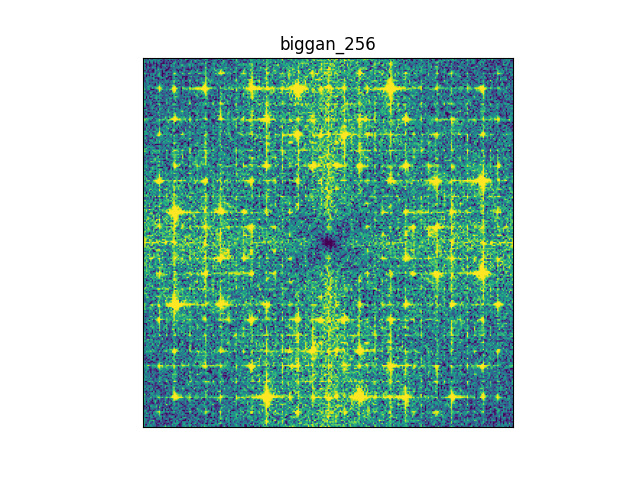
#> input picture biggan_256.png, 640 x 480 px, given as the content of the folder TestSet, which was not available
$ python pnru_altri_filtri.py
#> lines starting #> are read from the running program, lines starting #| are printed output that depends on the picture; pictures that were not available may be replaced by others from this repository, and a replacement may not be noted
### filtri.py
import cv2
import numpy as np
from PIL import Image
from scipy.ndimage import gaussian_filter
from skimage import io, img_as_float, restoration
import pywt
from scipy.signal import wiener

def median_filtering(img_path, kernel_size=5):
#> called with img_path = 'TestSet/biggan_256.png/biggan_256.png', kernel_size = 5
    image = cv2.imread(img_path, cv2.IMREAD_GRAYSCALE)
#> image: shape (480, 640); min 0, max 255, mean 193.7
    denoised_image = cv2.medianBlur(image, kernel_size)
    residual = image - denoised_image
    return residual

def bilateral_filtering(img_path, diameter=9, sigma_color=75, sigma_space=75):
    image = cv2.imread(img_path, cv2.IMREAD_GRAYSCALE)
    denoised_image = cv2.bilateralFilter(image, diameter, sigma_color, sigma_space)
    residual = image - denoised_image
    return residual

def adaptive_noise_filter(image_path):
    # Read the image
    image = cv2.imread(image_path, 0)  # 0 to read image in grayscale

    # Estimate the local mean and variance
    mean = cv2.blur(image, (3, 3))
    mean_sq = cv2.blur(image**2, (3, 3))
    variance = mean_sq - mean**2

    # Estimate the noise variance
    noise_variance = np.mean(np.var(image))

    # Apply the adaptive Wiener filter
    with np.errstate(divide='ignore', invalid='ignore'):
        result = mean + np.where(variance == 0, 0,
                                 (variance - noise_variance) / variance) * (image - mean)
        # Where variance is zero, output mean instead of dividing by zero
        result[variance == 0] = mean[variance == 0]

    # The estimated noise is the difference between the original and the result
    noise = image - result

    return noise.astype(np.uint8)


def gaussian_filter(image_path):

    image = cv2.imread(image_path, 0)

    denoised_image = cv2.GaussianBlur(image, (5, 5), 1)

    # Compute the residual (noise)
    residual = image - denoised_image

    return np.array(residual)


def wavelet_denoise(image, wavelet='db1', level=1):
    # Convert image to float
    image = cv2.imread(image, 0)
    image = image.astype(float)

    # Decompose the image into wavelet components
    coeffs = pywt.wavedec2(image, wavelet, level=level)

    # Thresholding function
    def threshold(coeffs, median):
        return pywt.threshold(coeffs, median, mode='soft')

    # Apply a threshold to the detail coefficients
    coeffs_thresh = [coeffs[0]] + [(threshold(cH, np.median(np.abs(cH))),
                                    threshold(cV, np.median(np.abs(cV))),
                                    threshold(cD, np.median(np.abs(cD))))
                                   for cH, cV, cD in coeffs[1:]]

    # Reconstruct the image from the thresholded coefficients
    denoised_image = pywt.waverec2(coeffs_thresh, wavelet)

    # Clip values to be in the range [0, 1]
    denoised_image = np.clip(denoised_image, 0, 1)


    residual = image - denoised_image
    return residual


def non_local_means_filter(image_path):

    image = io.imread(image_path, as_gray=True)


    sigma_est = np.mean(restoration.estimate_sigma(image))
    denoised_image = restoration.denoise_nl_means(image, h=1.15 * sigma_est, fast_mode=True,
                                                patch_size=5, patch_distance=6)

    residual = image - denoised_image
    return residual


def wiener_filter(image_path):
    image = cv2.imread(image_path, 0)
    image = image.astype(float)
    filtered_image = wiener(image, (5, 5))

    residual = image - filtered_image
    return residual

### fingerprint.py
import numpy as np
from scipy import ndimage
from copy import deepcopy
import torch

# [35 lines left out: functions remove_cross, find_fingerprint, not called in this run]


def bandpass_filter(image):
    # Kernel per il filtro passa-basso (media)
    """
    low_threshold = 10
    high_threshold = 9
    lowpass_kernel = np.ones((low_threshold, low_threshold)) / (low_threshold * low_threshold)

    # Applicazione del filtro passa-basso
    lowpass_image = ndimage.convolve(image, lowpass_kernel)
    """
    # Kernel per il filtro passa-alto
    highpass_kernel = np.array([[-1, -1, -1],
                                [-1,  8, -1],
                                [-1, -1, -1]])

    # Applicazione del filtro passa-alto all'immagine originale
    highpass_image = ndimage.convolve(image, highpass_kernel)

    # Combinazione dei risultati per ottenere l'effetto passa-banda
    #bandpass_image = lowpass_image + highpass_image

    return highpass_image


def normalization_fft_2(pic):
    im = np.float32(deepcopy(np.asarray(pic))) / 255.0

    # Gestione delle immagini in scala di grigi e a colori
    if len(im.shape) == 2:  # Immagine in scala di grigi
        channels = 1
    else:  # Immagine a colori
        channels = im.shape[2]

    for i in range(channels):
        if channels == 1:  # Per immagini in scala di grigi
            img = im
        else:  # Per immagini a colori
            img = im[:, :, i]

        fft_img = np.fft.fft2(img)
        fft_img = np.fft.fftshift(fft_img)
        fft_img = np.log(np.abs(fft_img) + 1e-3)
        fft_min = np.percentile(fft_img, 5)
        fft_max = np.percentile(fft_img, 95)
        if (fft_max - fft_min) > 0:
            fft_img = (fft_img - fft_min) / (fft_max - fft_min)
        else:
            #print('Intervallo di normalizzazione non valido.')
            fft_img = (fft_img - fft_min) / (np.finfo(float).eps)

        fft_img = (fft_img - 0.5) * 2
        fft_img[fft_img < -1] = -1
        fft_img[fft_img > 1] = 1

        if channels == 1:
            im = fft_img
        else:
            im[:, :, i] = fft_img

    return im


# [36 lines left out: functions normalization_fft, normalization_residue3, not called in this run]

### pnru_altri_filtri.py
import os
from filtri import median_filtering, bilateral_filtering, adaptive_noise_filter, gaussian_filter, wavelet_denoise, non_local_means_filter, wiener_filter
import numpy as np
import matplotlib.pyplot as plt
from fingerprint import remove_cross, find_fingerprint, bandpass_filter, normalization_fft_2

cartella_input = os.listdir("TestSet")#"biggan_512"
cartella_target = "best_plots_altri_filtri_reverse/"


for cartella in cartella_input:
    if cartella == ".DS_Store":
        continue

    lista_immagini = os.listdir(f"TestSet/{cartella}")


    median = []
    bilateral = []
    adaptive = []
    gaussian = []
    wave = []
    non_local = []
    wiener = []


    # mi restituisce direttamente il residuo per ogni filtro
    for i in lista_immagini:
        immagine = f"TestSet/{cartella}/{i}"
        # Median filter
        rumore_median = median_filtering(immagine)
        rumore_median_senza_dc = rumore_median - np.mean(rumore_median)
        median.append(bandpass_filter(rumore_median_senza_dc))

        # Bilateral filter
        rumore_bilateral = bilateral_filtering(immagine)
        rumore_bilateral_senza_dc = rumore_bilateral - np.mean(rumore_bilateral)
        bilateral.append(bandpass_filter(rumore_bilateral_senza_dc))

        # Adaptive filter
        rumore_adaptive = adaptive_noise_filter(immagine)
#> in adaptive_noise_filter, `variance = mean_sq - mean**2`:
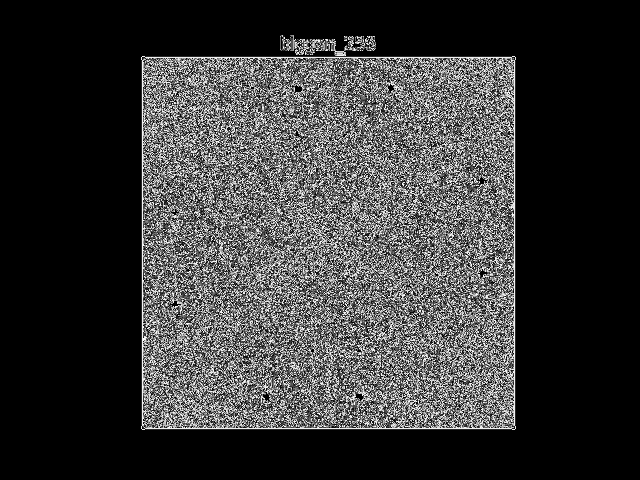
#> variance: shape (480, 640); min 0, max 255, mean 55.5
#> in adaptive_noise_filter, `noise_variance = np.mean(np.var(image))`: noise_variance = 5292.2
        rumore_adaptive_senza_dc = rumore_adaptive - np.mean(rumore_adaptive)
        adaptive.append(bandpass_filter(rumore_adaptive_senza_dc))

        # Gaussian filter
        rumore_gaussian = gaussian_filter(immagine)
        rumore_gaussian_senza_dc = rumore_gaussian - np.mean(rumore_gaussian)
        gaussian.append(bandpass_filter(rumore_gaussian_senza_dc))
#> in bandpass_filter (call 4), `highpass_image = ndimage.convolve(image, highpass_kernel)`:
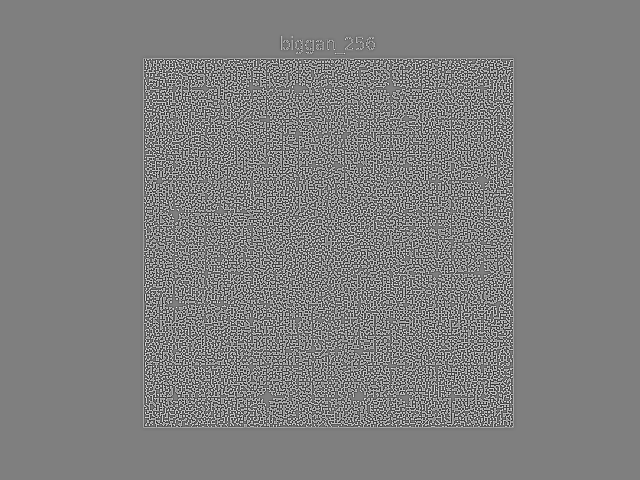
#> highpass_image: shape (480, 640) float64; min -2024, max 2023, mean 0; drawn with min black and max white

        # Wavelet denoise
        rumore_wave = wavelet_denoise(immagine)
#> in wavelet_denoise, `coeffs = pywt.wavedec2(image, wavelet, level=level)`: coeffs = 2 items
#> in wavelet_denoise, `denoised_image = np.clip(denoised_image, 0, 1)`:
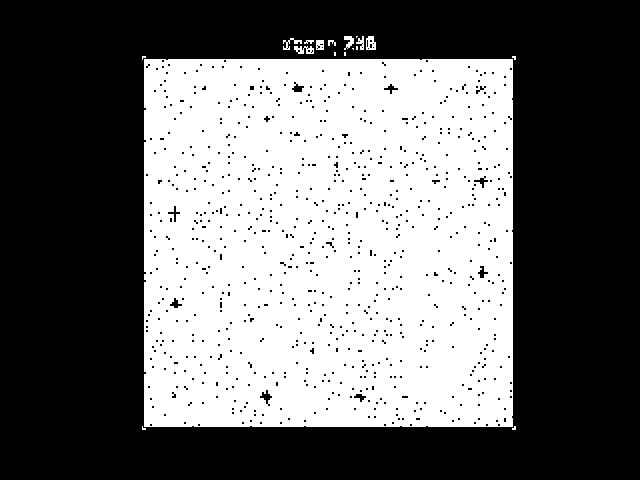
#> denoised_image: shape (480, 640) float64; 56.57% of the values are NaN or infinite; the others: min 0, max 1, mean 0.991; drawn with min black, max white, NaN and infinite black
        rumore_wave_senza_dc = rumore_wave - np.mean(rumore_wave)
#> rumore_wave_senza_dc: shape (480, 640) float64; every value is NaN or infinite
        wave.append(bandpass_filter(rumore_wave_senza_dc))

        # Non-local means filter
        rumore_non_local = non_local_means_filter(immagine)
#> in non_local_means_filter, `sigma_est = np.mean(restoration.estimate_sigma(image))`: sigma_est = 1.14e-33
        rumore_non_local_senza_dc = rumore_non_local - np.mean(rumore_non_local)
        non_local.append(bandpass_filter(rumore_non_local_senza_dc))

        # Wiener filter
        rumore_wiener = wiener_filter(immagine)
#> in wiener_filter, `residual = image - filtered_image`:
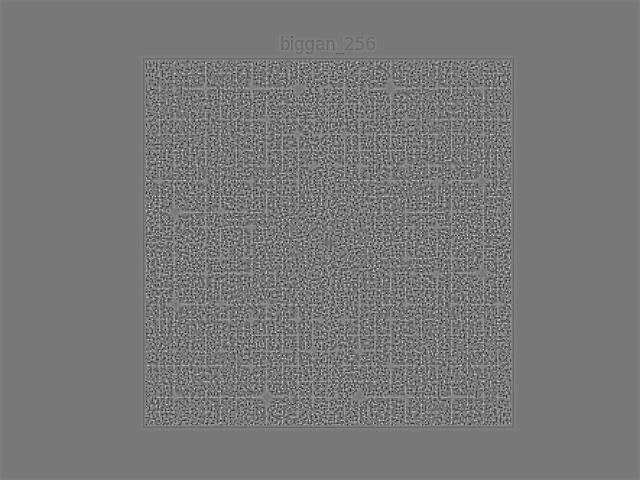
#> residual: shape (480, 640) float64; min -99.48, max 111.2, mean 0; drawn with min black and max white
        rumore_wiener_senza_dc = rumore_wiener - np.mean(rumore_wiener)
        wiener.append(bandpass_filter(rumore_wiener_senza_dc))


    media_median = np.mean(median, axis=0)
    media_bilateral = np.mean(bilateral, axis=0)
    media_adaptive = np.mean(adaptive, axis=0)
    media_gaussian = np.mean(gaussian, axis=0)
    media_wave = np.mean(wave, axis=0)
    media_non_local = np.mean(non_local, axis=0)
    media_wiener = np.mean(wiener, axis=0)


    lista_medie = [media_median, media_bilateral, media_adaptive, media_gaussian, media_wave, media_non_local, media_wiener]
    titoli = ["Median filter", "Bilateral Filter", "Adaptive Noise filter", "Gaussian Filter", "Wavelet Filter", "Non Local Means filter", "Wiener Filter"]


    for i in zip(lista_medie, titoli):
        #f_transform = np.fft.fft2(i[0])
        #f_shift = np.fft.fftshift(f_transform)
        #magnitude_spectrum = 20 * np.log(np.abs(f_shift))
        finale = normalization_fft_2(i[0])
        plt.imshow(finale)
        plt.title(f'{i[1]}'), plt.xticks([]), plt.yticks([])
        plt.savefig(f'{cartella_target}{cartella}_{i[1]}.png')
#> this loop made 7 passes
#> pass 1, `finale = normalization_fft_2(i[0])`:
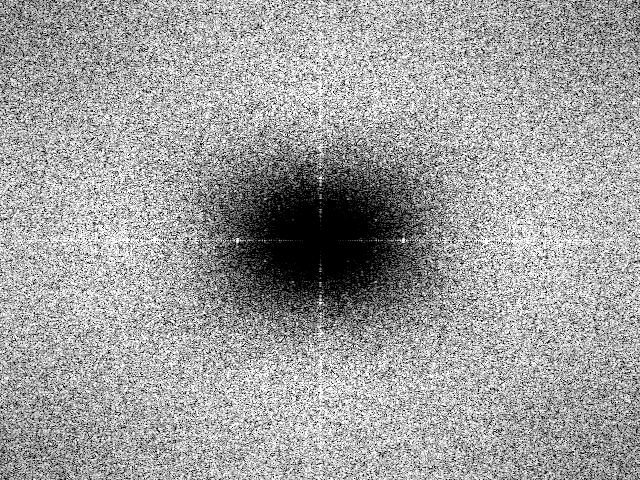
#> finale: shape (480, 640) float64; min -1, max 1, mean 0.252; drawn with min black and max white
#> pass 2, `finale = normalization_fft_2(i[0])`:
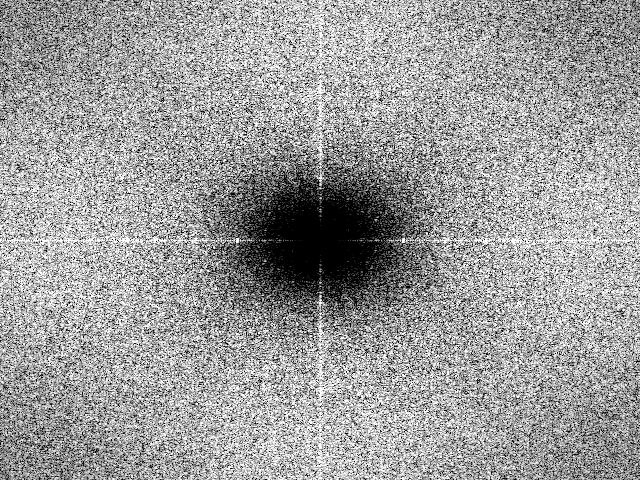
#> finale: shape (480, 640) float64; min -1, max 1, mean 0.228; drawn with min black and max white
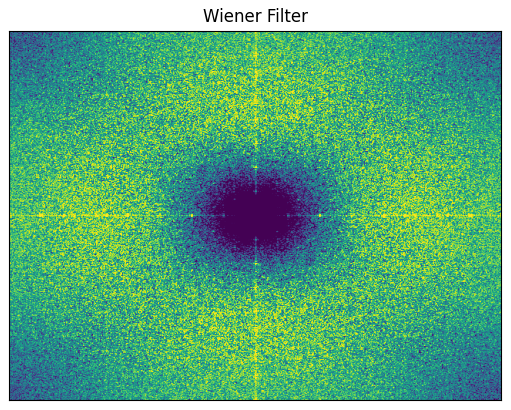
#> figure drawn by matplotlib, 1 panel
